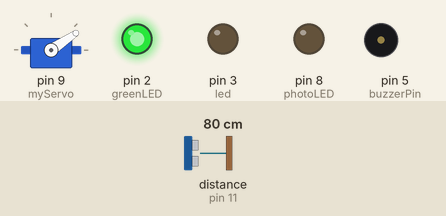
This sketch was run on a simulated Arduino Uno, built with avr-gcc and run on an emulated ATmega328P. Parts: servo, output pins drawn as LEDs (lit = HIGH), buzzer (waves = sounding, pin HIGH). Wiring (inferred from the names in the program): ultrasonic range finder: trigger pin 10; echo pin 11. Inputs (shaded band) come from the test bench; at power-on: distance to the obstacle (sensor on pin 11) 80 cm. The echo pulse lasts 58.3 µs per cm; pins used as bus, display or sensor lines are not drawn; what the sketch prints to the serial monitor is not drawn.

Above: at 1.26 s.
1.3 s: distance to the obstacle (sensor on pin 11) set to 2 cm
At 1.39 s:
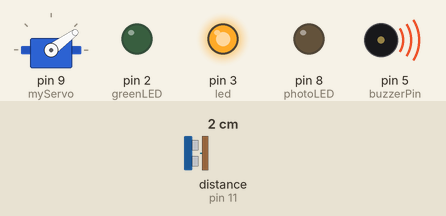
4.3 s: distance to the obstacle (sensor on pin 11) set to 60 cm
At 4.37 s:
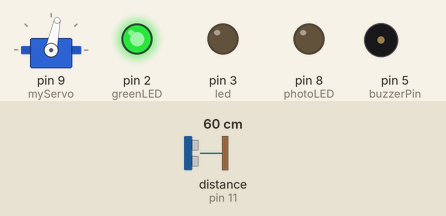
7.3 s: distance to the obstacle (sensor on pin 11) set to 34 cm
10.3 s: distance to the obstacle (sensor on pin 11) set to 28 cm
At 10.36 s:
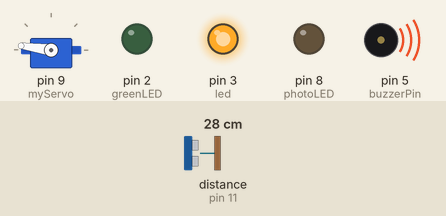
13.3 s: distance to the obstacle (sensor on pin 11) set to 35 cm
At 13.39 s:
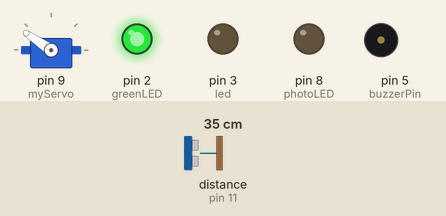
16.3 s: distance to the obstacle (sensor on pin 11) set to 4 cm
At 16.36 s:
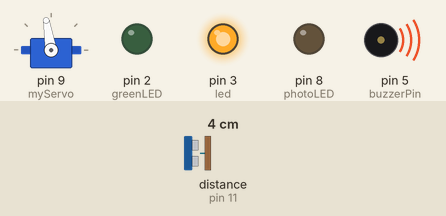
Timing chart, 0 to 23.6 s (numbered marks = the images above; inputs shaded):
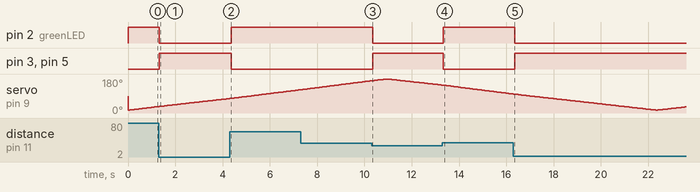

The sketch:

Project_arduino.ino
```cpp
// Includes the Servo library
//Project Arduino to find object near the radar system.
#include <Servo.h>
const int trigPin = 10;
const int echoPin = 11;
const int led = 3;
const int buzzerPin = 5;
const int photoLED = 8;
const int greenLED = 2;
long duration;
int distance;
Servo myServo;
// Creates a servo object for controlling the servo motor
// initializing  modes of all pins
void setup() {
  pinMode(trigPin, OUTPUT); // Sets the trigPin as an Output
  pinMode(echoPin, INPUT); // Sets the echoPin as an Input
  pinMode(led, OUTPUT);   // Sets the red LED as an Output
  pinMode(buzzerPin, OUTPUT); // Sets the buzzer Pin as an Output
  pinMode(photoLED, OUTPUT);  // Sets the Photo LED as output
  pinMode(greenLED, OUTPUT); // Sets the green LED as output
  Serial.begin(9600);
  myServo.attach(9); // Defines on which pin is the servo motor attached
}
void loop() {
  firstRotation();//function call to rotate the motor from 15 to 180 degrees
  lastRotation(); //function call to rotate the motor from 180 to 15 degrees
}
// Function for calculating the distance measured by the Ultrasonic sensor

int calculateDistance(){

  digitalWrite(trigPin, LOW);
  delayMicroseconds(2);
  // Sets the trigPin on HIGH state for 10 micro seconds
  digitalWrite(trigPin, HIGH);
  delayMicroseconds(10);
  digitalWrite(trigPin, LOW);
  duration = pulseIn(echoPin, HIGH); // Reads the echoPin, returns the sound wave travel time in microseconds
  distance= duration*0.034/2;
  return distance;
}
// Function for the first rotation
int firstRotation(){

  for(int i=15;i<180;i++){
  distance = calculateDistance();// Calls a function for calculating the distance measured by the Ultrasonic sensor for each degree
  if(distance<30){
    digitalWrite(led,HIGH);       // Turning on the Red LED
    digitalWrite(buzzerPin,HIGH); // Turning on the Buzzer
    digitalWrite(greenLED,LOW);  // Turning off the Green LED
    myServo.write(i);
    delay(40);
    }
    else{
    digitalWrite(led,LOW);       // Turning off the Red LED
    digitalWrite(buzzerPin,LOW); // Turning off the Buzzer
    digitalWrite(greenLED,HIGH); // Turning on the green LED
    myServo.write(i);
    delay(30);
      }
  Serial.print(i);
  Serial.print(",");
  Serial.print(distance);
  Serial.print(".");
  myServo.write(i);
  delay(30);
  }
  }
// Function for the last rotation
int lastRotation(){
  for(int i=180;i>15;i--){
    myServo.write(i);
  distance = calculateDistance(); // function call
  if(distance<30){
    digitalWrite(led,HIGH);       // Turning on the Red LED
    digitalWrite(buzzerPin,HIGH); // Turning on the Buzzer
    digitalWrite(greenLED,LOW);   // Turning off the Green LED
    myServo.write(i);
    delay(40);
    }
    else{
    digitalWrite(led,LOW);       // Turning off the Red LED
    digitalWrite(buzzerPin,LOW); // Turning off the buzzer
    digitalWrite(greenLED,HIGH); // Turning on the Green LED
    myServo.write(i);
    delay(30);
      }
    //printing output on serial monitor
    Serial.print(i);
  Serial.print(",");
  Serial.print(distance);
  Serial.print(".");
  myServo.write(i);
  delay(30);
  }
  }
```

Measured:
- the behaviour switches between 31 and 30 cm on distance to the obstacle (sensor on pin 11) (found by bisection; images 2 and 3)
- after the input at 1.3 s, pin 2 (greenLED): HIGH → LOW at once; pin 3 (led), pin 5 (buzzerPin): LOW → HIGH at once
- after the input at 4.3 s, pin 2 (greenLED): LOW → HIGH after 0.07 s; pin 3 (led), pin 5 (buzzerPin): HIGH → LOW after 0.07 s
- after the input at 10.3 s, pin 2 (greenLED): HIGH → LOW after 0.05 s; pin 3 (led), pin 5 (buzzerPin): LOW → HIGH after 0.05 s
- after the input at 13.3 s, pin 2 (greenLED): LOW → HIGH at once; pin 3 (led), pin 5 (buzzerPin): HIGH → LOW at once
- after the input at 16.3 s, pin 2 (greenLED): HIGH → LOW after 0.05 s; pin 3 (led), pin 5 (buzzerPin): LOW → HIGH after 0.05 s
